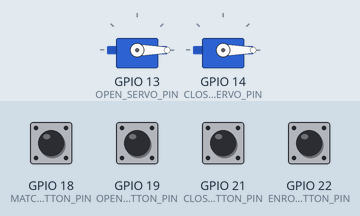
Bench run of a sketch on a simulated ESP32. Parts: 2 × servo. The inputs (shaded band) are chosen by the test bench; at power-on: GPIO 18 (MATCH_BUTTON_PIN), GPIO 19 (OPEN_BUTTON_PIN), GPIO 21 (CLOSE_BUTTON_PIN), GPIO 22 (ENROLL_BUTTON_PIN) HIGH. What the sketch prints to the serial monitor is not drawn.

Above: at 1.2 s.
1.3 s: GPIO 19 (OPEN_BUTTON_PIN) pulled LOW for 0.15 s
At 2.5 s:
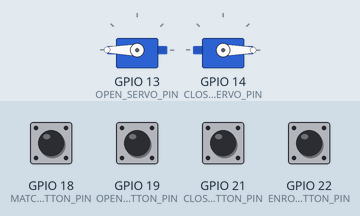
4.3 s: GPIO 21 (CLOSE_BUTTON_PIN) pulled LOW for 0.15 s
At 4.8 s:
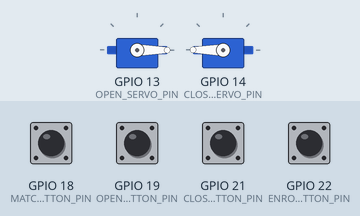
Timing chart, 0 to 7.4 s (numbered marks = the images above; inputs shaded):
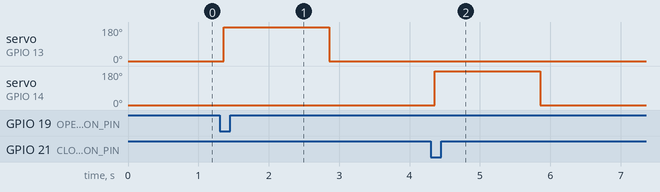

The sketch:

Fingerprint_Door_Lock.ino
```cpp
#include <Arduino.h>
#include <HardwareSerial.h>
#include <ESP32Servo.h>

// 引脚配置 (根据串口通信.txt)
#define FINGERPRINT_RX 16    // 指纹模块RX (连接到GPIO16)
#define FINGERPRINT_TX 17    // 指纹模块TX (连接到GPIO17)
#define ASRPRO_RX 3          // ASRPRO RX (连接到GPIO3)
#define ASRPRO_TX 1          // ASRPRO TX (连接到GPIO1)
#define OPEN_SERVO_PIN 13    // 开门舵机信号线 (连接到GPIO13)
#define CLOSE_SERVO_PIN 14   // 关门舵机信号线 (连接到GPIO14)
#define MATCH_BUTTON_PIN 18  // 指纹解锁识别按钮 (连接到GPIO18)
#define OPEN_BUTTON_PIN 19   // 开门舵机工作按钮 (连接到GPIO19)
#define CLOSE_BUTTON_PIN 21  // 关门舵机工作按钮 (连接到GPIO21)
#define ENROLL_BUTTON_PIN 22 // 指纹注册按钮 (连接到GPIO22)

// 指纹模块指令
const uint8_t CMD_WAKEUP[] = {0xF5, 0x2C, 0x00, 0x00, 0x01, 0x00, 0x2D, 0xF5};         // 唤醒指令
const uint8_t CMD_MATCH[] = {0xF5, 0x0C, 0x00, 0x00, 0x00, 0x00, 0x0C, 0xF5};          // 1:N匹配指令
const uint8_t CMD_CAPTURE1[] = {0xF5, 0x01, 0x00, 0x00, 0x01, 0x00, 0x00, 0xF5};       // 第一次采集 (3C3R)
const uint8_t CMD_CAPTURE2[] = {0xF5, 0x02, 0x00, 0x00, 0x00, 0x00, 0x02, 0xF5};       // 第二次采集 (3C3R)
const uint8_t CMD_CAPTURE3[] = {0xF5, 0x03, 0x00, 0x00, 0x00, 0x00, 0x03, 0xF5};       // 第三次采集 (3C3R)
const uint8_t CMD_GET_USER_COUNT[] = {0xF5, 0x09, 0x00, 0x00, 0x00, 0x00, 0x09, 0xF5}; // 获取用户总数
const uint8_t CMD_HANDSHAKE1[] = {0xF5, 0xFE, 0x00, 0x00, 0x00, 0x00, 0xFE, 0xF5};     // 握手命令1
const uint8_t CMD_HANDSHAKE2[] = {0xF5, 0xFD, 0x00, 0x00, 0x00, 0x00, 0xFD, 0xF5};     // 握手命令2

// 舵机对象
Servo myservo_open;  // 开门舵机对象
Servo myservo_close; // 关门舵机对象

// 按钮状态变量
int matchButtonState = HIGH;
int lastMatchButtonState = HIGH;
int openButtonState = HIGH;
int lastOpenButtonState = HIGH;
int closeButtonState = HIGH;
int lastCloseButtonState = HIGH;
int enrollButtonState = HIGH;
int lastEnrollButtonState = HIGH;

// 按钮触发标记
bool matchHasTriggered = false;
bool openHasTriggered = false;
bool closeHasTriggered = false;
bool enrollHasTriggered = false;

// 错误计数
int errorCount = 0;

// 串口对象
HardwareSerial fingerprintSerial(2); // 使用串口2连接指纹模块
HardwareSerial asrproSerial(1);      // 使用串口1连接ASRPRO

void setup()
{
  // 允许舵机在ESP32上运行
  ESP32PWM::allocateTimer(0);
  ESP32PWM::allocateTimer(1);
  ESP32PWM::allocateTimer(2);
  ESP32PWM::allocateTimer(3);

  // 初始化串口调试
  Serial.begin(115200);
  Serial.println("ESP32指纹锁系统启动");

  // 初始化指纹模块串口
  fingerprintSerial.begin(115200, SERIAL_8N1, FINGERPRINT_RX, FINGERPRINT_TX);

  // 初始化ASRPRO串口
  asrproSerial.begin(115200, SERIAL_8N1, ASRPRO_RX, ASRPRO_TX);

  // 初始化按钮引脚
  pinMode(MATCH_BUTTON_PIN, INPUT_PULLUP);
  pinMode(OPEN_BUTTON_PIN, INPUT_PULLUP);
  pinMode(CLOSE_BUTTON_PIN, INPUT_PULLUP);
  pinMode(ENROLL_BUTTON_PIN, INPUT_PULLUP);

  // 初始化舵机
  myservo_open.attach(OPEN_SERVO_PIN, 544, 2400);
  myservo_close.attach(CLOSE_SERVO_PIN, 544, 2400);

  // 设置舵机初始位置
  myservo_open.write(0);    // 开门舵机初始位置为0度
  myservo_close.write(0); // 关门舵机初始位置为0度

  Serial.println("系统初始化完成");
}

// 开门函数：将开门舵机从0度转到180度，延时后回到0度
void myservo_open_action()
{
  Serial.println("执行开门动作");
  // asrproSerial.print("open_door"); // 向ASRPRO发送开门语音指令
  myservo_open.write(180);
  delay(1500);
  myservo_open.write(0);
}

// 关门函数：将关门舵机从0度转到180度，延时后回到0度
void myservo_close_action()
{
  Serial.println("执行关门动作");
  // asrproSerial.print("close_door"); // 向ASRPRO发送关门语音指令
  myservo_close.write(180);
  delay(1500);
  myservo_close.write(0);
}

// 计算校验和
uint8_t calculateChecksum(const uint8_t *data)
{
  uint8_t checksum = 0;
  for (int i = 1; i < 6; i++)
  {
    checksum ^= data[i];
  }
  return checksum;
}

// 发送命令到指纹模块
void sendCommand(const uint8_t *cmd, int len)
{
  fingerprintSerial.write(cmd, len);
}

// 读取指纹模块响应
int readResponse(uint8_t *response, int maxLen, unsigned long timeout = 2000)
{
  unsigned long startTime = millis();
  int index = 0;

  while (millis() - startTime < timeout)
  {
    while (fingerprintSerial.available())
    {
      response[index++] = fingerprintSerial.read();
      if (index >= maxLen)
      {
        return index;
      }
    }
    delay(10);
  }
  return index;
}

// 与指纹模块握手，确保模块处于正确的命令响应状态
bool moduleHandshake()
{
  Serial.println("与指纹模块握手...");

  // 清空接收缓冲区
  while (fingerprintSerial.available())
  {
    fingerprintSerial.read();
    delay(10);
  }

  // 发送握手命令1 (不支持的命令0xFE)
  sendCommand(CMD_HANDSHAKE1, 8);
  delay(10);

  // 循环发送握手命令1直到收到响应
  unsigned long startTime = millis();
  uint8_t response[16];
  int responseLen = 0;

  while (millis() - startTime < 4000)
  { // 超时4秒
    sendCommand(CMD_HANDSHAKE1, 8);
    delay(200);

    if (fingerprintSerial.available())
    {
      responseLen = readResponse(response, sizeof(response));
      if (responseLen >= 8)
      {
        Serial.println("收到握手命令1响应");
        break;
      }
    }
    delay(10);
  }

  if (responseLen < 8)
  {
    Serial.println("握手失败：未收到握手命令1响应");
    return false;
  }

  // 清空缓冲区
  delay(10);
  while (fingerprintSerial.available())
  {
    fingerprintSerial.read();
    delay(10);
  }

  // 发送握手命令2 (0xFD)
  sendCommand(CMD_HANDSHAKE2, 8);
  delay(10);

  // 等待握手命令2的响应
  startTime = millis();
  while (millis() - startTime < 100)
  { // 超时100ms
    if (fingerprintSerial.available())
    {
      responseLen = readResponse(response, sizeof(response));
      if (responseLen >= 8 && response[1] == 0xFD)
      {
        Serial.println("握手成功");
        return true;
      }
    }
    delay(1);
  }

  Serial.println("握手完成");
  return true;
}

// 唤醒指纹模块
bool wakeupModule()
{
  Serial.println("尝试唤醒指纹模块...");

  moduleHandshake();

  sendCommand(CMD_WAKEUP, 8);

  uint8_t response[16];
  int len = readResponse(response, sizeof(response));
  if (len > 0)
  {
    Serial.print("收到响应: ");
    for (int i = 0; i < len; i++)
    {
      if (response[i] < 0x10)
        Serial.print("0");
      Serial.print(response[i], HEX);
      Serial.print(" ");
    }
    Serial.println();
    Serial.println("指纹模块唤醒成功");
    return true;
  }
  else
  {
    Serial.println("指纹模块唤醒失败");
    return false;
  }
}

// 1:N匹配指纹
void matchFingerprint()
{
  Serial.println("执行指纹匹配");

  // 先唤醒指纹模块
  if (!wakeupModule())
  {
    Serial.println("指纹模块唤醒失败，无法进行匹配");
    asrproSerial.print("error"); // 向ASRPRO发送错误语音指令
    return;
  }

  // 唤醒成功后通知ASRPRO开始匹配过程
  asrproSerial.print("match"); // 向ASRPRO发送匹配语音指令

  sendCommand(CMD_MATCH, 8);
  delay(100);

  uint8_t response[16];
  int len = readResponse(response, sizeof(response));

  if (len >= 8 && response[0] == 0xF5 && response[1] == 0x0C)
  {
    // 根据tm_code_hex.txt文档:
    // 成功匹配用户1的响应: F5 0C 00 01 01 00 0C F5 (Q1=0x00, Q2=0x01, Q3=0x01)
    // 成功匹配用户2的响应: F5 0C 00 02 02 00 0C F5 (Q1=0x00, Q2=0x02, Q3=0x02)
    // 判断条件: Q1和Q2不全为0 且 Q3 ≠ 0x08 表示匹配成功
    if ((response[2] != 0x00 || response[3] != 0x00) && response[4] != 0x08)
    { // 匹配成功
      Serial.println("指纹匹配成功");
      asrproSerial.print("success"); // 向ASRPRO发送成功语音指令
      errorCount = 0;                  // 重置错误计数
      myservo_open_action();           // 匹配成功后执行开门动作
    }
    else
    { // 匹配失败
      if (errorCount >= 3)
      {
        Serial.println("错误次数达到3次");
        asrproSerial.print("final_error"); // 向ASRPRO发送最终错误语音指令
      }
      else
      {
        Serial.println("指纹匹配失败,次数未达到3次");
        errorCount++;
        asrproSerial.print("error"); // 向ASRPRO发送错误语音指令
      }
    }
  }
  else
  {
    Serial.println("指纹模块无响应或响应错误");
    errorCount++;
    asrproSerial.print("error"); // 向ASRPRO发送错误语音指令
  }
}

// 3R3C指纹注册
void enrollFingerprint()
{
  Serial.println("执行指纹注册");
  asrproSerial.print("register"); // 向ASRPRO发送注册语音指令

  // 先唤醒指纹模块
  if (!wakeupModule())
  {
    Serial.println("指纹模块唤醒失败，无法进行注册");
    asrproSerial.print("error"); // 向ASRPRO发送错误语音指令
    return;
  }

  // 第一次采集
  sendCommand(CMD_CAPTURE1, 8);
  delay(100);

  uint8_t response[16];
  int len = readResponse(response, sizeof(response));

  if (len >= 8 && response[0] == 0xF5 && response[1] == 0x01 && response[4] == 0x00)
  {
    // 第二次采集
    sendCommand(CMD_CAPTURE2, 8);
    delay(100);

    len = readResponse(response, sizeof(response));

    if (len >= 8 && response[0] == 0xF5 && response[1] == 0x02 && response[4] == 0x00)
    {
      // 第三次采集
      sendCommand(CMD_CAPTURE3, 8);
      delay(100);

      len = readResponse(response, sizeof(response));

      if (len >= 8 && response[0] == 0xF5 && response[1] == 0x03 && response[4] == 0x00)
      {
        Serial.println("指纹注册成功");
        asrproSerial.print("success_tm"); // 向ASRPRO发送成功语音指令
        errorCount = 0;                     // 重置错误计数
        return;
      }
    }
  }

  // 注册失败
  Serial.println("指纹注册失败");
  errorCount++;
  asrproSerial.print("error"); // 向ASRPRO发送错误语音指令

  if (errorCount >= 3)
  {
    Serial.println("错误次数达到3次");
    asrproSerial.print("final_error"); // 向ASRPRO发送最终错误语音指令
    errorCount = 0;                      // 重置错误计数
  }
}

void loop()
{
  // 检查ASRPRO是否有发送命令
  if (asrproSerial.available())
  {
    String command = asrproSerial.readStringUntil('\n');
    command.trim(); // 去除首尾空格和换行符

    if (command == "open_door")
    {
      Serial.println("收到来自ASRPRO的开门命令，触发指纹匹配");
      matchFingerprint(); // 触发指纹匹配而不是直接执行开门动作
    }
    else if (command == "close_door")
    {
      Serial.println("收到来自ASRPRO的关门命令");
      myservo_close_action(); // 执行关门动作
    }
  }

  // 读取按钮状态
  matchButtonState = digitalRead(MATCH_BUTTON_PIN);
  openButtonState = digitalRead(OPEN_BUTTON_PIN);
  closeButtonState = digitalRead(CLOSE_BUTTON_PIN);
  enrollButtonState = digitalRead(ENROLL_BUTTON_PIN);

  // 检测指纹匹配按钮下降沿（按下）
  if (matchButtonState == LOW && lastMatchButtonState == HIGH)
  {
    delay(50); // 软件消抖
    if (digitalRead(MATCH_BUTTON_PIN) == LOW)
    {
      if (!matchHasTriggered)
      {
        matchFingerprint();
        matchHasTriggered = true;
      }
    }
  }

  // 指纹匹配按钮释放后重置触发标记
  if (matchButtonState == HIGH && lastMatchButtonState == LOW)
  {
    delay(50); // 软件消抖
    if (digitalRead(MATCH_BUTTON_PIN) == HIGH)
    {
      matchHasTriggered = false;
    }
  }

  // 检测开门按钮下降沿（按下）
  if (openButtonState == LOW && lastOpenButtonState == HIGH)
  {
    delay(50); // 软件消抖
    if (digitalRead(OPEN_BUTTON_PIN) == LOW)
    {
      if (!openHasTriggered)
      {
        myservo_open_action();
        openHasTriggered = true;
      }
    }
  }

  // 开门按钮释放后重置触发标记
  if (openButtonState == HIGH && lastOpenButtonState == LOW)
  {
    delay(50); // 软件消抖
    if (digitalRead(OPEN_BUTTON_PIN) == HIGH)
    {
      openHasTriggered = false;
    }
  }

  // 检测关门按钮下降沿（按下）
  if (closeButtonState == LOW && lastCloseButtonState == HIGH)
  {
    delay(50); // 软件消抖
    if (digitalRead(CLOSE_BUTTON_PIN) == LOW)
    {
      if (!closeHasTriggered)
      {
        myservo_close_action();
        closeHasTriggered = true;
      }
    }
  }

  // 关门按钮释放后重置触发标记
  if (closeButtonState == HIGH && lastCloseButtonState == LOW)
  {
    delay(50); // 软件消抖
    if (digitalRead(CLOSE_BUTTON_PIN) == HIGH)
    {
      closeHasTriggered = false;
    }
  }

  // 检测指纹注册按钮下降沿（按下）
  if (enrollButtonState == LOW && lastEnrollButtonState == HIGH)
  {
    delay(50); // 软件消抖
    if (digitalRead(ENROLL_BUTTON_PIN) == LOW)
    {
      if (!enrollHasTriggered)
      {
        enrollFingerprint();
        enrollHasTriggered = true;
      }
    }
  }

  // 指纹注册按钮释放后重置触发标记
  if (enrollButtonState == HIGH && lastEnrollButtonState == LOW)
  {
    delay(50); // 软件消抖
    if (digitalRead(ENROLL_BUTTON_PIN) == HIGH)
    {
      enrollHasTriggered = false;
    }
  }

  // 保存当前按钮状态供下次比较
  lastMatchButtonState = matchButtonState;
  lastOpenButtonState = openButtonState;
  lastCloseButtonState = closeButtonState;
  lastEnrollButtonState = enrollButtonState;

  delay(10); // 主循环短延时
}
```

Measured:
- after the input at 1.3 s, servo on GPIO 13 (OPEN_SERVO_PIN): 0° → 180° after 0.06 s, → 0° 1.5 s later
- after the input at 4.3 s, servo on GPIO 14 (CLOSE_SERVO_PIN): 0° → 180° after 0.06 s, → 0° 1.5 s later
